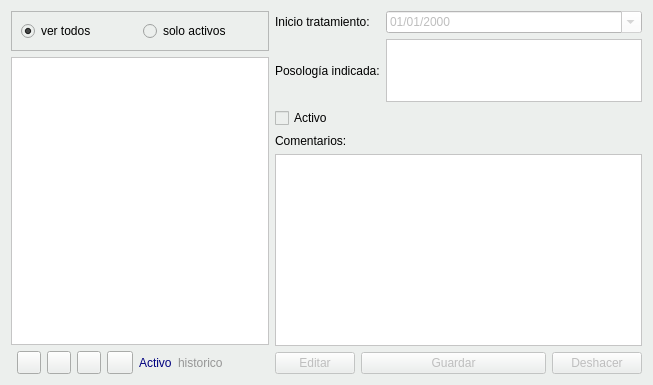
               <widget class="QWidget" name="tabWidget_2Page2">
                <property name="styleSheet">
                 <string notr="true">background-color: #ecefed;</string>
                </property>
                <attribute name="icon">
                 <iconset resource="../maya.qrc">
                  <normaloff>:/Icons/PNG/Pills.png</normaloff>:/Icons/PNG/Pills.png</iconset>
                </attribute>
                <attribute name="title">
                 <string>Farmacología</string>
                </attribute>
                <layout class="QGridLayout" name="gridLayout_5">
                 <item row="0" column="0" rowspan="6">
                  <layout class="QGridLayout" name="gridLayout_6">
                   <item row="2" column="1">
                    <widget class="QToolButton" name="btnAnadirFarma">
                     <property name="toolTip">
                      <string>Nuevo fármaco</string>
                     </property>
                     <property name="text">
                      <string/>
                     </property>
                     <property name="icon">
                      <iconset resource="../maya.qrc">
                       <normaloff>:/Icons/PNG/add.png</normaloff>:/Icons/PNG/add.png</iconset>
                     </property>
                    </widget>
                   </item>
                   <item row="2" column="3">
                    <widget class="QToolButton" name="btnVerFarma">
                     <property name="toolTip">
                      <string>Documentación Fármaco</string>
                     </property>
                     <property name="text">
                      <string/>
                     </property>
                     <property name="icon">
                      <iconset resource="../maya.qrc">
                       <normaloff>:/Icons/PNG/Pills.png</normaloff>:/Icons/PNG/Pills.png</iconset>
                     </property>
                    </widget>
                   </item>
                   <item row="2" column="4">
                    <widget class="QPushButton" name="btnImprimirMedicamentosEpisiodio">
                     <property name="maximumSize">
                      <size>
                       <width>26</width>
                       <height>25</height>
                      </size>
                     </property>
                     <property name="toolTip">
                      <string>Imprimir Historial Medicamentos episodio</string>
                     </property>
                     <property name="text">
                      <string/>
                     </property>
                     <property name="icon">
                      <iconset resource="../maya.qrc">
                       <normaloff>:/Icons/PNG/print2.png</normaloff>:/Icons/PNG/print2.png</iconset>
                     </property>
                     <property name="iconSize">
                      <size>
                       <width>16</width>
                       <height>15</height>
                      </size>
                     </property>
                    </widget>
                   </item>
                   <item row="1" column="0" colspan="8">
                    <widget class="QTableWidget" name="listaTratamientosFarma">
                     <property name="styleSheet">
                      <string notr="true">background-color: rgb(255, 255, 255);</string>
                     </property>
                    </widget>
                   </item>
                   <item row="2" column="5">
                    <widget class="QLabel" name="label_6">
                     <property name="styleSheet">
                      <string notr="true">color: rgb(0, 0, 127);</string>
                     </property>
                     <property name="text">
                      <string>Activo</string>
                     </property>
                    </widget>
                   </item>
                   <item row="2" column="6">
                    <widget class="QLabel" name="label_11">
                     <property name="styleSheet">
                      <string notr="true">color: rgb(150, 150, 150);</string>
                     </property>
                     <property name="text">
                      <string>historico</string>
                     </property>
                    </widget>
                   </item>
                   <item row="2" column="2">
                    <widget class="QToolButton" name="btnBorrarFarma">
                     <property name="toolTip">
                      <string>Borrar Farmacología</string>
                     </property>
                     <property name="text">
                      <string/>
                     </property>
                     <property name="icon">
                      <iconset resource="../maya.qrc">
                       <normaloff>:/Icons/PNG/Delete.png</normaloff>:/Icons/PNG/Delete.png</iconset>
                     </property>
                    </widget>
                   </item>
                   <item row="2" column="7">
                    <spacer name="horizontalSpacer_2">
                     <property name="orientation">
                      <enum>Qt::Horizontal</enum>
                     </property>
                     <property name="sizeHint" stdset="0">
                      <size>
                       <width>40</width>
                       <height>20</height>
                      </size>
                     </property>
                    </spacer>
                   </item>
                   <item row="0" column="0" colspan="8">
                    <widget class="QFrame" name="frame_23">
                     <property name="minimumSize">
                      <size>
                       <width>222</width>
                       <height>31</height>
                      </size>
                     </property>
                     <property name="frameShape">
                      <enum>QFrame::StyledPanel</enum>
                     </property>
                     <property name="frameShadow">
                      <enum>QFrame::Raised</enum>
                     </property>
                     <layout class="QHBoxLayout" name="horizontalLayout_6">
                      <item>
                       <widget class="QRadioButton" name="radvertodosfarmacologia">
                        <property name="text">
                         <string>ver todos</string>
                        </property>
                        <property name="checked">
                         <bool>true</bool>
                        </property>
                       </widget>
                      </item>
                      <item>
                       <widget class="QRadioButton" name="radversoloactivosfarmacologia">
                        <property name="text">
                         <string>solo activos</string>
                        </property>
                       </widget>
                      </item>
                     </layout>
                    </widget>
                   </item>
                  </layout>
                 </item>
                 <item row="0" column="1" colspan="2">
                  <widget class="QLabel" name="label_8">
                   <property name="text">
                    <string>Inicio tratamiento:</string>
                   </property>
                  </widget>
                 </item>
                 <item row="0" column="3" colspan="2">
                  <widget class="QDateEdit" name="txtInicioTratamientoFarma">
                   <property name="enabled">
                    <bool>false</bool>
                   </property>
                   <property name="styleSheet">
                    <string notr="true">background-color: rgb(255, 255, 255);</string>
                   </property>
                   <property name="displayFormat">
                    <string>dd/MM/yyyy</string>
                   </property>
                   <property name="calendarPopup">
                    <bool>true</bool>
                   </property>
                  </widget>
                 </item>
                 <item row="1" column="1" colspan="2">
                  <widget class="QLabel" name="label_9">
                   <property name="text">
                    <string>Posología indicada:</string>
                   </property>
                  </widget>
                 </item>
                 <item row="1" column="3" colspan="2">
                  <widget class="QPlainTextEdit" name="txtPosologiaFarma">
                   <property name="maximumSize">
                    <size>
                     <width>16777215</width>
                     <height>63</height>
                    </size>
                   </property>
                   <property name="styleSheet">
                    <string notr="true">background-color: rgb(255, 255, 255);</string>
                   </property>
                  </widget>
                 </item>
                 <item row="2" column="1">
                  <widget class="QCheckBox" name="chkactivo">
                   <property name="enabled">
                    <bool>false</bool>
                   </property>
                   <property name="styleSheet">
                    <string notr="true">color: rgb(0, 0, 0);</string>
                   </property>
                   <property name="text">
                    <string>Activo</string>
                   </property>
                  </widget>
                 </item>
                 <item row="2" column="4" rowspan="2">
                  <widget class="QLabel" name="label_91">
                   <property name="maximumSize">
                    <size>
                     <width>90</width>
                     <height>30</height>
                    </size>
                   </property>
                   <property name="text">
                    <string/>
                   </property>
                   <property name="pixmap">
                    <pixmap resource="../maya.qrc">:/Icons/jpg/Vademecum DataSolutions.jpg</pixmap>
                   </property>
                   <property name="scaledContents">
                    <bool>true</bool>
                   </property>
                  </widget>
                 </item>
                 <item row="3" column="1" colspan="2">
                  <widget class="QLabel" name="label_10">
                   <property name="maximumSize">
                    <size>
                     <width>16777215</width>
                     <height>15</height>
                    </size>
                   </property>
                   <property name="text">
                    <string>Comentarios:</string>
                   </property>
                  </widget>
                 </item>
                 <item row="4" column="1" colspan="4">
                  <widget class="QTextEdit" name="txtComentariosFarma">
                   <property name="enabled">
                    <bool>false</bool>
                   </property>
                   <property name="styleSheet">
                    <string notr="true">background-color: rgb(255, 255, 255);</string>
                   </property>
                  </widget>
                 </item>
                 <item row="5" column="1">
                  <widget class="QPushButton" name="btnEditarFarmacologia">
                   <property name="enabled">
                    <bool>false</bool>
                   </property>
                   <property name="text">
                    <string>Editar</string>
                   </property>
                   <property name="icon">
                    <iconset resource="../maya.qrc">
                     <normaloff>:/Icons/PNG/edit.png</normaloff>:/Icons/PNG/edit.png</iconset>
                   </property>
                  </widget>
                 </item>
                 <item row="5" column="2" colspan="2">
                  <widget class="QPushButton" name="btnGuardarFarmacologia">
                   <property name="enabled">
                    <bool>false</bool>
                   </property>
                   <property name="text">
                    <string>Guardar</string>
                   </property>
                   <property name="icon">
                    <iconset resource="../maya.qrc">
                     <normaloff>:/Icons/PNG/Save.png</normaloff>:/Icons/PNG/Save.png</iconset>
                   </property>
                  </widget>
                 </item>
                 <item row="5" column="4">
                  <widget class="QPushButton" name="btnDeshacerFarmacologia">
                   <property name="enabled">
                    <bool>false</bool>
                   </property>
                   <property name="text">
                    <string>Deshacer</string>
                   </property>
                   <property name="icon">
                    <iconset resource="../maya.qrc">
                     <normaloff>:/Icons/PNG/undo.png</normaloff>:/Icons/PNG/undo.png</iconset>
                   </property>
                  </widget>
                 </item>
                </layout>
               </widget>
